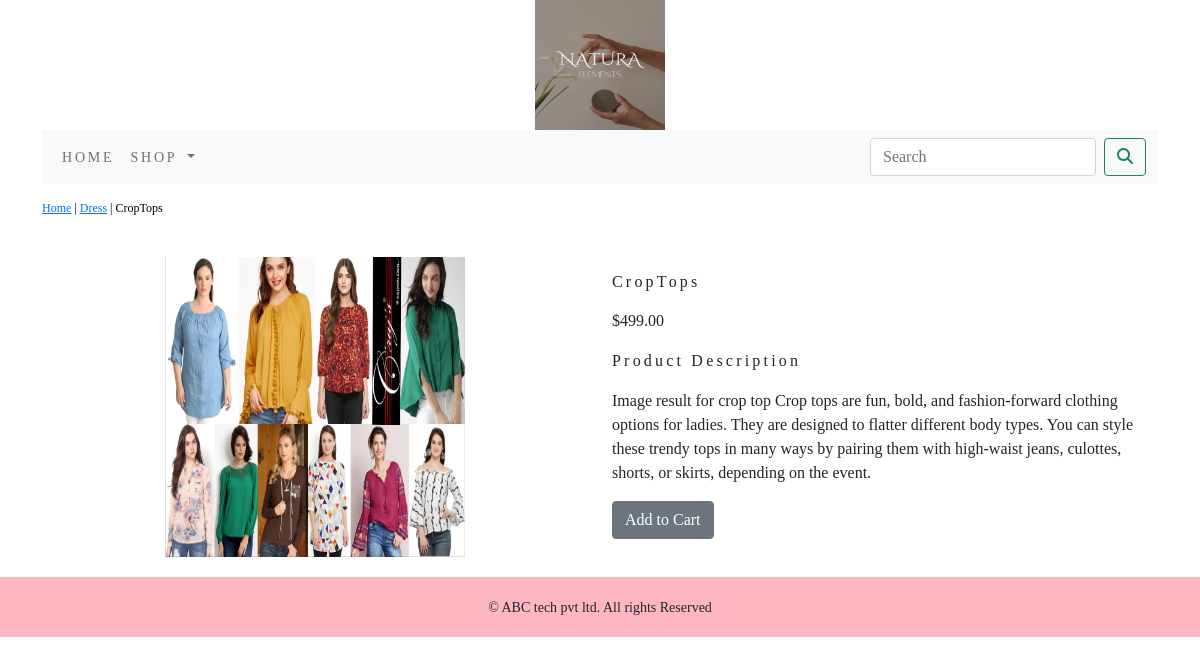
/SHOP/dress/croptops/, run on the app's committed database.
### SHOP/models.py (models this page shows, shortened)
class Product(models.Model):
    name = models.CharField(max_length=250, unique=True)
    slug = models.SlugField(max_length=250, unique=True)
    description = models.TextField(blank=True)
    price = models.DecimalField(max_digits=10, decimal_places=2)
    category = models.ForeignKey(Category, on_delete=models.CASCADE)
    image = models.ImageField(upload_to='product', blank=True)
    stock = models.IntegerField()
    available = models.BooleanField(default=True)
    created = models.DateTimeField(auto_now_add=True)
    updated = models.DateTimeField(auto_now=True)
    class Meta:
        ordering=('name',)
        verbose_name='product'
        verbose_name_plural='products'

class Category(models.Model):
    name = models.CharField(max_length=250, unique=True)
    slug = models.SlugField(max_length=250, unique=True)
    description = models.TextField(blank=True)
    image = models.ImageField(upload_to='category', blank=True)
    class Meta:
        ordering = ('name',)
        verbose_name = 'category'
        verbose_name_plural = 'categories'
    def get_url(self):
        return reverse('SHOP:product_by_category', args=[self.slug])
    def __str__(self):
        return '{}'.format(self.name)

### SHOP/views.py (the view)
# urls.py: path('<slug:c_slug>/<slug:products_slug>/',views.proDetail,name='prodCatdetail')
def proDetail(request,c_slug,products_slug):
    try:
        product=Product.objects.get(category__slug=c_slug,slug=products_slug)
    except Exception as e:
        raise e
    return render(request,"product.html",{'product':product})

### SHOP/context_processors.py (called while the page is built)
def menu_links(request):
    links=Category.objects.all()
    return dict(links=links)

### cart/context_processors.py (called while the page is built)
def counter(request):
    item_count=0
    if 'admin' in request.path:
        return {}
    else:
        try:
            cart=Cart.objects.filter(cart_id=_cart_id(request))
            cart_items=CartItem.objects.all().filter(cart=cart[:1])
            for cart_item in cart_items:
                item_count += cart_item.quantity
        except Cart.DoesnotExist:
            item_count =0
        return dict(item_count=item_count)

### cart/views.py (called while the page is built)
def _cart_id(request):
    cart=request.session.session_key
    if not cart:
        cart=request.session.create()
    return cart

### template/product.html (shortened to what this page needs)
{% extends 'base.html' %}
{% load static %}
{% block content %}
<div class="row my_prod_row_class">
     <div class="max_auto">
         <p> <a href="{% url 'SHOP:allProdCat' %}">Home</a> | <a href ="{{products_by_category.get_url}}">{{product.category}}</a> | {{product.name}}</p>
     </div>
<div class="container">
<br>
<div class="row">
    <div class="col-12 col-sm-12 col-md-12 col-lg-6 text-center">
        <div style="min-width:18rem">
            <img src="{{product.image.url}}" style="width:300px;height:300px;" alt="{{product.name}}">
        </div>
    </div>
      <div class="col-12 col-sm-12 col-md-12 col-lg-6">
         <div>
                  <h1 class="my_prod_title">{{product.name}}</h1>
                  <p>${{product.price}}</p>
                  <p class="my_title">Product Description</p>
                  <p class="text-justify my_prod_text">{{product.description}}</p>
          {% if product.stock <= 0 %}
          <p class="text-justify my_prod_text"><b>Out of Stock</b></p>
          {% else %}
          <a class="btn btn-secondary" href="{% url 'cart:add_cart' product.id %}">Add to Cart</a>
          {% endif %}
       </div>
      </div>
    </div>
</div>
</div>
{% endblock %}

### static/css/custom.css (style rules this page uses)
body { font-family: 'Merriweather', serif; font-family: 'Playfair Display', serif; }
.my_title { font-size:16px; text_transform:uppercase; letter-spacing:.2em; }
.my_prod_row_class { padding-top:15px; padding-bottom:20px; }
.my_prod_row_class .max_auto { color:#000; font-size:12px; text-decoration:none; }
.my_prod_title { font-size:16px; text_transform:uppercase; letter-spacing:.2em; padding-top:15px; padding-bottom:10px; }

### data on the page
Product: category "Dress", name "CropTops", image (picture), price "499.00", description "Image result for crop top Crop tops are fun, bold, and fashion-forward clothing options for ladies. They are designed to flatter different body types. You can style these trendy tops in many ways by pairing them with high-waist jeans, culottes, shorts, or skirts, depending on the event."
